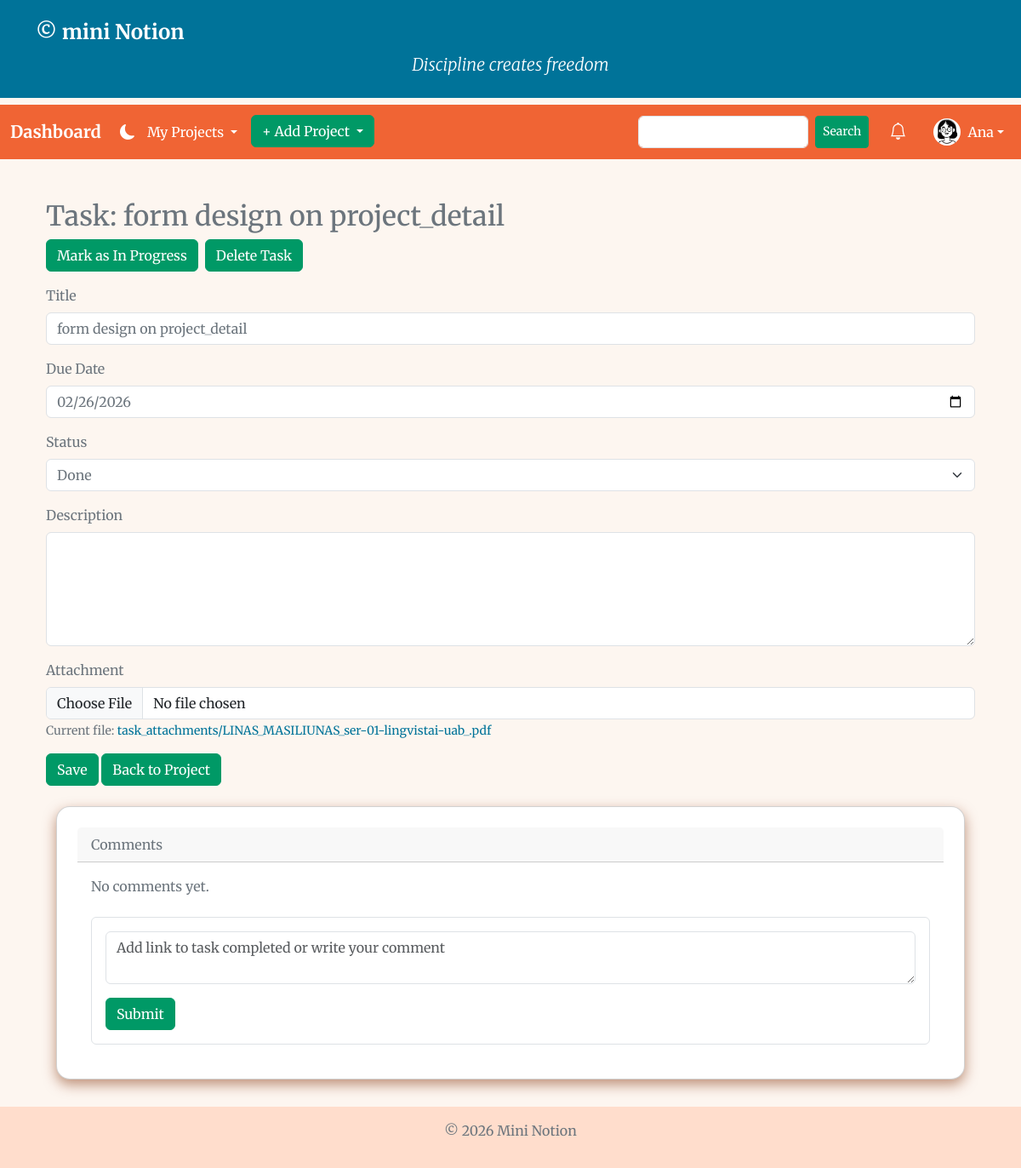
The app's page /tasks/102/ (signed in) with its own data.
### mini_notion/models.py (models this page shows, shortened)
class UserProfile(models.Model):
    SYSTEM_ROLE_CHOICES = [
        ('admin', 'Admin'),
        ('pm', 'Project Manager'),
        ('user', 'User'),
    ]
    user = models.OneToOneField(User, on_delete=models.CASCADE)
    system_role = models.CharField(
        max_length=10,
        choices=SYSTEM_ROLE_CHOICES,
        default='user'
    )
    date_of_birth = models.DateField(null=True, blank=True)
    address = models.TextField(null=True, blank=True)
    drivers_category = models.CharField(max_length=10, null=True, blank=True)
    education_documents = models.FileField(upload_to='education_docs/', null=True, blank=True)
    reminders = models.BooleanField(default=True)
    email_notifications = models.BooleanField(default=True)
    in_app_notifications = models.BooleanField(default=True)
    theme = models.CharField(max_length=10, choices=[('light', 'Light'), ('dark', 'Dark')], default='light')
    default_view = models.CharField(max_length=10, choices=[('list', 'List'), ('grid', 'Grid')], default='list')
    language = models.CharField(max_length=5, choices=[('en', 'English'), ('lt', 'Lithuanian')], default='en')
    photo = models.ImageField(upload_to='profile_photos/', null=True, blank=True)

class Task(models.Model):
    STATUS_TODO = 'todo'
    STATUS_IN_PROGRESS = 'in_progress'
    STATUS_DONE = 'done'
    STATUS_CHOICES = (
        (STATUS_TODO, 'To Do'),
        (STATUS_IN_PROGRESS, 'In Progress'),
        (STATUS_DONE, 'Done'),
    )
    LEGACY_STATUS_MAP = {
        'Not Started': STATUS_TODO,
        'Pending': STATUS_TODO,
        'In Progress': STATUS_IN_PROGRESS,
        'Completed': STATUS_DONE,
    }
    project = models.ForeignKey(Project, on_delete=models.CASCADE, related_name='tasks')
    title = models.CharField(max_length=200)
    description = models.TextField(blank=True, null=True)
    status = models.CharField(
        max_length=20,
        choices=STATUS_CHOICES,
        default=STATUS_TODO,
        db_index=True
    )
    due_date = models.DateField(null=True, blank=True, db_index=True)
    assigned_to = models.ForeignKey(User, on_delete=models.SET_NULL, null=True, blank=True, related_name='tasks')
    created_at = models.DateTimeField(auto_now_add=True)
    attachment = models.FileField(upload_to='task_attachments/', blank=True, null=True)
    estimated_time = models.DurationField(null=True, blank=True)

### mini_notion/views.py (the view, shortened to what this page needs)
# urls.py: path('tasks/<int:task_id>/', views.task_detail, name='task_detail'),
@login_required
def task_detail(request, task_id):
    task = get_object_or_404(Task, id=task_id)
    if not _user_can_access_project(request.user, task.project):
        raise PermissionDenied("You do not have access to this task.")
    return render(request, 'mini_notion/task_detail.html', {'task': task})

### mini_notion/context_processors.py (called while the page is built)
def hero_phrase(request):
    return {
        'hero_phrase': random.choice(PHRASES)
    }

def reminders_for_user(request):
    if not request.user.is_authenticated:
        return {}
    reminders = Reminder.objects.filter(
        project__owner=request.user,
        completed=False
    ).order_by('due_time')[:5]
    for r in reminders:
        r.is_overdue = r.due_time < now()
    return {'navbar_reminders': reminders}

### mini_notion/views.py (called while the page is built)
def _user_can_access_project(user, project):
    if not user.is_authenticated:
        return False
    return (
        project.owner_id == user.id
        or project.members.filter(id=user.id).exists()
        or project.tasks.filter(assigned_to=user).exists()
    )

### mini_notion/templates/mini_notion/task_detail.html (shortened to what this page needs)
{% extends "mini_notion/base.html" %}
{% load static %}
{% block content %}
<div class="container mt-4">
    <h2>Task: {{ task.title }}</h2>
    <div class="d-flex mb-3 gap-2">
        <form method="post">
            {% if task.status == "done" %}
            <button type="submit" name="status_checkbox" value="off" class="btn btn-outline-secondary">
                Mark as In Progress
            </button>
            {% else %}
            <button type="submit" name="status_checkbox" value="on" class="btn btn-success">
                Mark as Completed
            </button>
            {% endif %}
        </form>
        {% if task.assigned_to == request.user or task.project.owner == request.user %}
        <form method="POST" action="{% url 'delete_task' task.id %}"
              onsubmit="return confirm('Are you sure you want to delete this task?');">
            <button type="submit" class="btn btn-outline-warning">
                Delete Task
            </button>
        </form>
        {% endif %}
    </div>
    <form method="post" class="mb-4" enctype="multipart/form-data">
        <div class="mb-3">
            <label class="form-label">Title</label>
            <input type="text" name="title" value="{{ task.title }}" class="form-control">
        </div>
        <div class="mb-3">
            <label class="form-label">Due Date</label>
            <input type="date" name="due_date" value="{{ task.due_date|date:'Y-m-d' }}" class="form-control">
        </div>
        <div class="mb-3">
            <label class="form-label">Status</label>
            <select name="status" class="form-select">
                <option value="done" {% if task.status == "done" %}selected{% endif %}>Done</option>
            </select>
        </div>
        <div class="mb-3">
            <label class="form-label">Description</label>
            <textarea name="description" class="form-control" rows="5">{{ task.description }}</textarea>
        </div>
        <div class="mb-3">
            <label class="form-label">Attachment</label>
            <input type="file" name="attachment" class="form-control">
            {% if task.attachment %}
            <small>Current file: <a href="{{ task.attachment.url }}" target="_blank">{{ task.attachment.name }}</a></small>
            {% endif %}
        </div>
        <button type="submit" class="btn btn-primary">Save</button>
        <a href="{% url 'project_detail' task.project.id %}" class="btn btn-secondary">Back to Project</a>
    </form>
    <div class="container mt-4">
        <div class="card">
            <div class="card-header">Comments</div>
            <div class="card-body">
                {% for comment in task.comments.all %}
                <div class="mb-2 p-2 border rounded">
                    <strong>{{ comment.user.username }}</strong>: {{ comment.content|linebreaks|urlize|safe }}
                    <br>
                    <small class="text-secondary">{{ comment.created_at|date:"Y-m-d H:i" }}</small>
                </div>
                {% empty %}
                <p class="text-secondary">No comments yet.</p>
                {% endfor %}
                <form method="post" class="mt-4 p-3 border rounded task-detail-form">
                    <div class="mb-3">
                    <textarea name="content" class="form-control"
                              placeholder="Add link to task completed or write your comment"></textarea>
                    </div>
                    <button type="submit" class="btn btn-primary text-white">Submit</button>
                </form>
            </div>
        </div>
    </div>
    </div>
    {% endblock %}

### mini_notion/templates/mini_notion/navbar.html (shortened to what this page needs)
{% load static %}
<nav class="navbar navbar-expand-lg navbar-dark" style="background-color: #F06434;">
    <div class="container-fluid">
        <a class="navbar-brand text-white fw-bold" href="{% url 'dashboard' %}">
            Dashboard
        </a>
        <div class="collapse navbar-collapse" id="navbarNav">
            <div class="navbar-left" style="display:flex;align-items:center;">
                <button id="theme-toggle" aria-label="Toggle theme"
                        style="background:none;border:0;cursor:pointer;padding:6px;font-size:18px">
                    <i id="theme-icon" class="bi bi-moon-fill" aria-hidden="true"></i>
                </button>
            </div>
            <ul class="navbar-nav me-auto mb-2 mb-lg-0 gap-2">
                {% if user.is_authenticated %}
                <li class="nav-item dropdown">
                    <a class="nav-link dropdown-toggle text-white" href="#" data-bs-toggle="dropdown">
                        My Projects
                    </a>
                </li>
                <li class="nav-item dropdown">
                    <a class="btn btn-success dropdown-toggle" href="#" data-bs-toggle="dropdown">
                        + Add Project
                    </a>
                </li>
                {% endif %}
            </ul>
            <form class="d-flex my-2 my-lg-0 ms-lg-auto me-lg-3"
                  method="get"
                  action="{% url 'search_results' %}">
                <input class="form-control me-2"
                       style="max-width: 200px;"
                       type="search"
                       name="q"
                       required>
                <button class="btn btn-outline-light btn-sm" type="submit">Search</button>
            </form>
            <ul class="navbar-nav d-flex flex-row align-items-center gap-3 mt-3 mt-lg-0 px-2 px-lg-0">
                {% if user.is_authenticated %}
                <li class="nav-item dropdown">
                    <a class="nav-link text-white" href="#" data-bs-toggle="dropdown">
                        <span class="position-relative d-inline-block">
                            <i class="bi bi-bell fs-5"></i>
                        </span>
                    </a>
                </li>
                <li class="nav-item dropdown">
                    <a class="nav-link dropdown-toggle d-flex align-items-center text-white"
                       href="#" data-bs-toggle="dropdown">
                        {% if user.userprofile.photo %}
                        <img src="{{ user.userprofile.photo.url }}" alt="Profile" class="rounded-circle me-2" width="32"
                             height="32">
                        {% else %}
                        <i class="bi bi-person-circle me-2 fs-5"></i>
                        {% endif %}
                        {{ user.username }}
                    </a>
                </li>
                {% else %}
                <li class="nav-item"><a class="nav-link text-white" href="{% url 'signup' %}">Sign Up</a></li>
                <li class="nav-item"><a class="nav-link text-white" href="{% url 'login' %}">Login</a></li>
                {% endif %}
            </ul>
        </div>
    </div>
</nav>

### mini_notion/static/custom.css (style rules this page uses)
a { color: #007399 !important; text-decoration: none; }
body { background-color: #fdf6f0; color: #6c757d; font-family: 'Merriweather', serif; }
.card, .card-dashboard { background-color: #fff !important; color: #6c757d !important; border-radius: 16px; text-align: left; padding: 1.5rem; max-width: 100%; margin-bottom: 2rem; box-shadow: 0 6px 15px rgba(128, 43, 0, 0.5); }
button.btn, input[type="submit"], input[type="button"], a.btn { background-color: #009966 !important; border-color: #009966 !important; color: #fff !important; }

### mini_notion/templates/mini_notion/navbar.html (style rules this page uses)
#theme-toggle, #theme-toggle .bi, #theme-toggle i { color: #ffffff !important; fill: #ffffff !important; }

### records on screen
Task: title "form design on project_detail", due_date "02/26/2026", status "Done", attachment.name "task_attachments/LINAS_MASILIUNAS_ser-01-lingvistai-uab_.pdf"

### other values on screen
{{ user.username }} "Ana"
